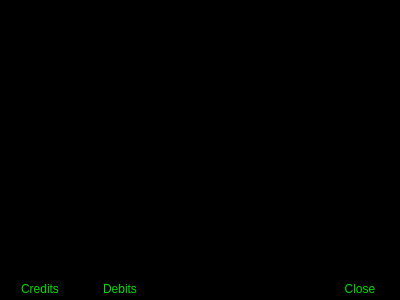
<?xml version="1.0" encoding="UTF-8"?>
<ui version="4.0">
 <class>AboutDialogUi</class>
 <widget class="QDialog" name="AboutDialogUi">
  <property name="geometry">
   <rect>
    <x>0</x>
    <y>0</y>
    <width>400</width>
    <height>300</height>
   </rect>
  </property>
  <property name="palette">
   <palette>
    <active>
     <colorrole role="WindowText">
      <brush brushstyle="SolidPattern">
       <color alpha="255">
        <red>0</red>
        <green>0</green>
        <blue>0</blue>
       </color>
      </brush>
     </colorrole>
     <colorrole role="Button">
      <brush brushstyle="SolidPattern">
       <color alpha="255">
        <red>0</red>
        <green>0</green>
        <blue>0</blue>
       </color>
      </brush>
     </colorrole>
     <colorrole role="Light">
      <brush brushstyle="SolidPattern">
       <color alpha="255">
        <red>0</red>
        <green>0</green>
        <blue>0</blue>
       </color>
      </brush>
     </colorrole>
     <colorrole role="Midlight">
      <brush brushstyle="SolidPattern">
       <color alpha="255">
        <red>0</red>
        <green>0</green>
        <blue>0</blue>
       </color>
      </brush>
     </colorrole>
     <colorrole role="Dark">
      <brush brushstyle="SolidPattern">
       <color alpha="255">
        <red>0</red>
        <green>0</green>
        <blue>0</blue>
       </color>
      </brush>
     </colorrole>
     <colorrole role="Mid">
      <brush brushstyle="SolidPattern">
       <color alpha="255">
        <red>0</red>
        <green>0</green>
        <blue>0</blue>
       </color>
      </brush>
     </colorrole>
     <colorrole role="Text">
      <brush brushstyle="SolidPattern">
       <color alpha="255">
        <red>0</red>
        <green>0</green>
        <blue>0</blue>
       </color>
      </brush>
     </colorrole>
     <colorrole role="BrightText">
      <brush brushstyle="SolidPattern">
       <color alpha="255">
        <red>0</red>
        <green>0</green>
        <blue>0</blue>
       </color>
      </brush>
     </colorrole>
     <colorrole role="ButtonText">
      <brush brushstyle="SolidPattern">
       <color alpha="255">
        <red>0</red>
        <green>0</green>
        <blue>0</blue>
       </color>
      </brush>
     </colorrole>
     <colorrole role="Base">
      <brush brushstyle="SolidPattern">
       <color alpha="255">
        <red>0</red>
        <green>0</green>
        <blue>0</blue>
       </color>
      </brush>
     </colorrole>
     <colorrole role="Window">
      <brush brushstyle="SolidPattern">
       <color alpha="255">
        <red>0</red>
        <green>0</green>
        <blue>0</blue>
       </color>
      </brush>
     </colorrole>
     <colorrole role="Shadow">
      <brush brushstyle="SolidPattern">
       <color alpha="255">
        <red>0</red>
        <green>0</green>
        <blue>0</blue>
       </color>
      </brush>
     </colorrole>
     <colorrole role="Highlight">
      <brush brushstyle="SolidPattern">
       <color alpha="255">
        <red>0</red>
        <green>0</green>
        <blue>0</blue>
       </color>
      </brush>
     </colorrole>
     <colorrole role="AlternateBase">
      <brush brushstyle="SolidPattern">
       <color alpha="255">
        <red>0</red>
        <green>0</green>
        <blue>0</blue>
       </color>
      </brush>
     </colorrole>
    </active>
    <inactive>
     <colorrole role="WindowText">
      <brush brushstyle="SolidPattern">
       <color alpha="255">
        <red>0</red>
        <green>0</green>
        <blue>0</blue>
       </color>
      </brush>
     </colorrole>
     <colorrole role="Button">
      <brush brushstyle="SolidPattern">
       <color alpha="255">
        <red>0</red>
        <green>0</green>
        <blue>0</blue>
       </color>
      </brush>
     </colorrole>
     <colorrole role="Light">
      <brush brushstyle="SolidPattern">
       <color alpha="255">
        <red>0</red>
        <green>0</green>
        <blue>0</blue>
       </color>
      </brush>
     </colorrole>
     <colorrole role="Midlight">
      <brush brushstyle="SolidPattern">
       <color alpha="255">
        <red>0</red>
        <green>0</green>
        <blue>0</blue>
       </color>
      </brush>
     </colorrole>
     <colorrole role="Dark">
      <brush brushstyle="SolidPattern">
       <color alpha="255">
        <red>0</red>
        <green>0</green>
        <blue>0</blue>
       </color>
      </brush>
     </colorrole>
     <colorrole role="Mid">
      <brush brushstyle="SolidPattern">
       <color alpha="255">
        <red>0</red>
        <green>0</green>
        <blue>0</blue>
       </color>
      </brush>
     </colorrole>
     <colorrole role="Text">
      <brush brushstyle="SolidPattern">
       <color alpha="255">
        <red>0</red>
        <green>0</green>
        <blue>0</blue>
       </color>
      </brush>
     </colorrole>
     <colorrole role="BrightText">
      <brush brushstyle="SolidPattern">
       <color alpha="255">
        <red>0</red>
        <green>0</green>
        <blue>0</blue>
       </color>
      </brush>
     </colorrole>
     <colorrole role="ButtonText">
      <brush brushstyle="SolidPattern">
       <color alpha="255">
        <red>0</red>
        <green>0</green>
        <blue>0</blue>
       </color>
      </brush>
     </colorrole>
     <colorrole role="Base">
      <brush brushstyle="SolidPattern">
       <color alpha="255">
        <red>0</red>
        <green>0</green>
        <blue>0</blue>
       </color>
      </brush>
     </colorrole>
     <colorrole role="Window">
      <brush brushstyle="SolidPattern">
       <color alpha="255">
        <red>0</red>
        <green>0</green>
        <blue>0</blue>
       </color>
      </brush>
     </colorrole>
     <colorrole role="Shadow">
      <brush brushstyle="SolidPattern">
       <color alpha="255">
        <red>0</red>
        <green>0</green>
        <blue>0</blue>
       </color>
      </brush>
     </colorrole>
     <colorrole role="Highlight">
      <brush brushstyle="SolidPattern">
       <color alpha="255">
        <red>0</red>
        <green>0</green>
        <blue>0</blue>
       </color>
      </brush>
     </colorrole>
     <colorrole role="AlternateBase">
      <brush brushstyle="SolidPattern">
       <color alpha="255">
        <red>0</red>
        <green>0</green>
        <blue>0</blue>
       </color>
      </brush>
     </colorrole>
    </inactive>
    <disabled>
     <colorrole role="WindowText">
      <brush brushstyle="SolidPattern">
       <color alpha="255">
        <red>0</red>
        <green>0</green>
        <blue>0</blue>
       </color>
      </brush>
     </colorrole>
     <colorrole role="Button">
      <brush brushstyle="SolidPattern">
       <color alpha="255">
        <red>0</red>
        <green>0</green>
        <blue>0</blue>
       </color>
      </brush>
     </colorrole>
     <colorrole role="Light">
      <brush brushstyle="SolidPattern">
       <color alpha="255">
        <red>0</red>
        <green>0</green>
        <blue>0</blue>
       </color>
      </brush>
     </colorrole>
     <colorrole role="Midlight">
      <brush brushstyle="SolidPattern">
       <color alpha="255">
        <red>0</red>
        <green>0</green>
        <blue>0</blue>
       </color>
      </brush>
     </colorrole>
     <colorrole role="Dark">
      <brush brushstyle="SolidPattern">
       <color alpha="255">
        <red>0</red>
        <green>0</green>
        <blue>0</blue>
       </color>
      </brush>
     </colorrole>
     <colorrole role="Mid">
      <brush brushstyle="SolidPattern">
       <color alpha="255">
        <red>0</red>
        <green>0</green>
        <blue>0</blue>
       </color>
      </brush>
     </colorrole>
     <colorrole role="Text">
      <brush brushstyle="SolidPattern">
       <color alpha="255">
        <red>0</red>
        <green>0</green>
        <blue>0</blue>
       </color>
      </brush>
     </colorrole>
     <colorrole role="BrightText">
      <brush brushstyle="SolidPattern">
       <color alpha="255">
        <red>0</red>
        <green>0</green>
        <blue>0</blue>
       </color>
      </brush>
     </colorrole>
     <colorrole role="ButtonText">
      <brush brushstyle="SolidPattern">
       <color alpha="255">
        <red>0</red>
        <green>0</green>
        <blue>0</blue>
       </color>
      </brush>
     </colorrole>
     <colorrole role="Base">
      <brush brushstyle="SolidPattern">
       <color alpha="255">
        <red>0</red>
        <green>0</green>
        <blue>0</blue>
       </color>
      </brush>
     </colorrole>
     <colorrole role="Window">
      <brush brushstyle="SolidPattern">
       <color alpha="255">
        <red>0</red>
        <green>0</green>
        <blue>0</blue>
       </color>
      </brush>
     </colorrole>
     <colorrole role="Shadow">
      <brush brushstyle="SolidPattern">
       <color alpha="255">
        <red>0</red>
        <green>0</green>
        <blue>0</blue>
       </color>
      </brush>
     </colorrole>
     <colorrole role="Highlight">
      <brush brushstyle="SolidPattern">
       <color alpha="255">
        <red>0</red>
        <green>0</green>
        <blue>0</blue>
       </color>
      </brush>
     </colorrole>
     <colorrole role="AlternateBase">
      <brush brushstyle="SolidPattern">
       <color alpha="255">
        <red>0</red>
        <green>0</green>
        <blue>0</blue>
       </color>
      </brush>
     </colorrole>
    </disabled>
   </palette>
  </property>
  <property name="windowTitle">
   <string/>
  </property>
  <property name="autoFillBackground">
   <bool>true</bool>
  </property>
  <property name="styleSheet">
   <string notr="true">QPushButton
{
	background-color: black;
	color:  rgb(0,220,0);
}
QPushButton:hover
{
	color: rgb(170, 255, 0); 
}
QPushButton:checked
{
	background-color: white;
	alternate-background-color: white;
	color: black;	
}
QPushButton:hover:checked
{
	background-color: white;
	alternate-background-color: white;
	color: black;	
}

</string>
  </property>
  <layout class="QGridLayout">
   <property name="leftMargin">
    <number>0</number>
   </property>
   <property name="topMargin">
    <number>0</number>
   </property>
   <property name="rightMargin">
    <number>0</number>
   </property>
   <property name="bottomMargin">
    <number>0</number>
   </property>
   <property name="spacing">
    <number>0</number>
   </property>
   <item row="0" column="0">
    <widget class="EWATerminal" name="textEdit">
     <property name="palette">
      <palette>
       <active>
        <colorrole role="Button">
         <brush brushstyle="SolidPattern">
          <color alpha="255">
           <red>0</red>
           <green>0</green>
           <blue>0</blue>
          </color>
         </brush>
        </colorrole>
        <colorrole role="Text">
         <brush brushstyle="SolidPattern">
          <color alpha="255">
           <red>0</red>
           <green>255</green>
           <blue>0</blue>
          </color>
         </brush>
        </colorrole>
        <colorrole role="Base">
         <brush brushstyle="SolidPattern">
          <color alpha="255">
           <red>0</red>
           <green>0</green>
           <blue>0</blue>
          </color>
         </brush>
        </colorrole>
        <colorrole role="Window">
         <brush brushstyle="SolidPattern">
          <color alpha="255">
           <red>0</red>
           <green>0</green>
           <blue>0</blue>
          </color>
         </brush>
        </colorrole>
       </active>
       <inactive>
        <colorrole role="Button">
         <brush brushstyle="SolidPattern">
          <color alpha="255">
           <red>0</red>
           <green>0</green>
           <blue>0</blue>
          </color>
         </brush>
        </colorrole>
        <colorrole role="Text">
         <brush brushstyle="SolidPattern">
          <color alpha="255">
           <red>0</red>
           <green>255</green>
           <blue>0</blue>
          </color>
         </brush>
        </colorrole>
        <colorrole role="Base">
         <brush brushstyle="SolidPattern">
          <color alpha="255">
           <red>0</red>
           <green>0</green>
           <blue>0</blue>
          </color>
         </brush>
        </colorrole>
        <colorrole role="Window">
         <brush brushstyle="SolidPattern">
          <color alpha="255">
           <red>0</red>
           <green>0</green>
           <blue>0</blue>
          </color>
         </brush>
        </colorrole>
       </inactive>
       <disabled>
        <colorrole role="Button">
         <brush brushstyle="SolidPattern">
          <color alpha="255">
           <red>0</red>
           <green>0</green>
           <blue>0</blue>
          </color>
         </brush>
        </colorrole>
        <colorrole role="Text">
         <brush brushstyle="SolidPattern">
          <color alpha="255">
           <red>112</red>
           <green>111</green>
           <blue>113</blue>
          </color>
         </brush>
        </colorrole>
        <colorrole role="Base">
         <brush brushstyle="SolidPattern">
          <color alpha="255">
           <red>0</red>
           <green>0</green>
           <blue>0</blue>
          </color>
         </brush>
        </colorrole>
        <colorrole role="Window">
         <brush brushstyle="SolidPattern">
          <color alpha="255">
           <red>0</red>
           <green>0</green>
           <blue>0</blue>
          </color>
         </brush>
        </colorrole>
       </disabled>
      </palette>
     </property>
     <property name="cursor" stdset="0">
      <cursorShape>ArrowCursor</cursorShape>
     </property>
     <property name="focusPolicy">
      <enum>Qt::StrongFocus</enum>
     </property>
     <property name="contextMenuPolicy">
      <enum>Qt::CustomContextMenu</enum>
     </property>
     <property name="autoFillBackground">
      <bool>true</bool>
     </property>
     <property name="styleSheet">
      <string>background-color: rgb(0, 0, 0);</string>
     </property>
     <property name="undoRedoEnabled">
      <bool>false</bool>
     </property>
     <property name="readOnly">
      <bool>false</bool>
     </property>
     <property name="acceptRichText">
      <bool>false</bool>
     </property>
     <property name="cursorWidth">
      <number>6</number>
     </property>
     <property name="textInteractionFlags">
      <set>Qt::TextEditorInteraction</set>
     </property>
    </widget>
   </item>
   <item row="1" column="0">
    <layout class="QHBoxLayout">
     <property name="spacing">
      <number>0</number>
     </property>
     <item>
      <widget class="QPushButton" name="creditsButton">
       <property name="palette">
        <palette>
         <active>
          <colorrole role="WindowText">
           <brush brushstyle="SolidPattern">
            <color alpha="255">
             <red>0</red>
             <green>220</green>
             <blue>0</blue>
            </color>
           </brush>
          </colorrole>
          <colorrole role="Button">
           <brush brushstyle="SolidPattern">
            <color alpha="255">
             <red>0</red>
             <green>0</green>
             <blue>0</blue>
            </color>
           </brush>
          </colorrole>
          <colorrole role="Text">
           <brush brushstyle="SolidPattern">
            <color alpha="255">
             <red>0</red>
             <green>220</green>
             <blue>0</blue>
            </color>
           </brush>
          </colorrole>
          <colorrole role="ButtonText">
           <brush brushstyle="SolidPattern">
            <color alpha="255">
             <red>0</red>
             <green>220</green>
             <blue>0</blue>
            </color>
           </brush>
          </colorrole>
          <colorrole role="Base">
           <brush brushstyle="SolidPattern">
            <color alpha="255">
             <red>0</red>
             <green>0</green>
             <blue>0</blue>
            </color>
           </brush>
          </colorrole>
          <colorrole role="Window">
           <brush brushstyle="SolidPattern">
            <color alpha="255">
             <red>0</red>
             <green>0</green>
             <blue>0</blue>
            </color>
           </brush>
          </colorrole>
         </active>
         <inactive>
          <colorrole role="WindowText">
           <brush brushstyle="SolidPattern">
            <color alpha="255">
             <red>0</red>
             <green>220</green>
             <blue>0</blue>
            </color>
           </brush>
          </colorrole>
          <colorrole role="Button">
           <brush brushstyle="SolidPattern">
            <color alpha="255">
             <red>0</red>
             <green>0</green>
             <blue>0</blue>
            </color>
           </brush>
          </colorrole>
          <colorrole role="Text">
           <brush brushstyle="SolidPattern">
            <color alpha="255">
             <red>0</red>
             <green>220</green>
             <blue>0</blue>
            </color>
           </brush>
          </colorrole>
          <colorrole role="ButtonText">
           <brush brushstyle="SolidPattern">
            <color alpha="255">
             <red>0</red>
             <green>220</green>
             <blue>0</blue>
            </color>
           </brush>
          </colorrole>
          <colorrole role="Base">
           <brush brushstyle="SolidPattern">
            <color alpha="255">
             <red>0</red>
             <green>0</green>
             <blue>0</blue>
            </color>
           </brush>
          </colorrole>
          <colorrole role="Window">
           <brush brushstyle="SolidPattern">
            <color alpha="255">
             <red>0</red>
             <green>0</green>
             <blue>0</blue>
            </color>
           </brush>
          </colorrole>
         </inactive>
         <disabled>
          <colorrole role="WindowText">
           <brush brushstyle="SolidPattern">
            <color alpha="255">
             <red>0</red>
             <green>220</green>
             <blue>0</blue>
            </color>
           </brush>
          </colorrole>
          <colorrole role="Button">
           <brush brushstyle="SolidPattern">
            <color alpha="255">
             <red>0</red>
             <green>0</green>
             <blue>0</blue>
            </color>
           </brush>
          </colorrole>
          <colorrole role="Text">
           <brush brushstyle="SolidPattern">
            <color alpha="255">
             <red>0</red>
             <green>220</green>
             <blue>0</blue>
            </color>
           </brush>
          </colorrole>
          <colorrole role="ButtonText">
           <brush brushstyle="SolidPattern">
            <color alpha="255">
             <red>0</red>
             <green>220</green>
             <blue>0</blue>
            </color>
           </brush>
          </colorrole>
          <colorrole role="Base">
           <brush brushstyle="SolidPattern">
            <color alpha="255">
             <red>0</red>
             <green>0</green>
             <blue>0</blue>
            </color>
           </brush>
          </colorrole>
          <colorrole role="Window">
           <brush brushstyle="SolidPattern">
            <color alpha="255">
             <red>0</red>
             <green>0</green>
             <blue>0</blue>
            </color>
           </brush>
          </colorrole>
         </disabled>
        </palette>
       </property>
       <property name="toolTip">
        <string>Gratuitys from me</string>
       </property>
       <property name="autoFillBackground">
        <bool>false</bool>
       </property>
       <property name="styleSheet">
        <string notr="true"/>
       </property>
       <property name="text">
        <string>Credits</string>
       </property>
       <property name="checkable">
        <bool>true</bool>
       </property>
       <property name="autoExclusive">
        <bool>false</bool>
       </property>
       <property name="autoDefault">
        <bool>false</bool>
       </property>
       <property name="flat">
        <bool>true</bool>
       </property>
      </widget>
     </item>
     <item>
      <widget class="QPushButton" name="debitsButton">
       <property name="palette">
        <palette>
         <active>
          <colorrole role="WindowText">
           <brush brushstyle="SolidPattern">
            <color alpha="255">
             <red>0</red>
             <green>220</green>
             <blue>0</blue>
            </color>
           </brush>
          </colorrole>
          <colorrole role="Button">
           <brush brushstyle="SolidPattern">
            <color alpha="255">
             <red>0</red>
             <green>0</green>
             <blue>0</blue>
            </color>
           </brush>
          </colorrole>
          <colorrole role="Text">
           <brush brushstyle="SolidPattern">
            <color alpha="255">
             <red>0</red>
             <green>220</green>
             <blue>0</blue>
            </color>
           </brush>
          </colorrole>
          <colorrole role="ButtonText">
           <brush brushstyle="SolidPattern">
            <color alpha="255">
             <red>0</red>
             <green>220</green>
             <blue>0</blue>
            </color>
           </brush>
          </colorrole>
          <colorrole role="Base">
           <brush brushstyle="SolidPattern">
            <color alpha="255">
             <red>0</red>
             <green>0</green>
             <blue>0</blue>
            </color>
           </brush>
          </colorrole>
          <colorrole role="Window">
           <brush brushstyle="SolidPattern">
            <color alpha="255">
             <red>0</red>
             <green>0</green>
             <blue>0</blue>
            </color>
           </brush>
          </colorrole>
         </active>
         <inactive>
          <colorrole role="WindowText">
           <brush brushstyle="SolidPattern">
            <color alpha="255">
             <red>0</red>
             <green>220</green>
             <blue>0</blue>
            </color>
           </brush>
          </colorrole>
          <colorrole role="Button">
           <brush brushstyle="SolidPattern">
            <color alpha="255">
             <red>0</red>
             <green>0</green>
             <blue>0</blue>
            </color>
           </brush>
          </colorrole>
          <colorrole role="Text">
           <brush brushstyle="SolidPattern">
            <color alpha="255">
             <red>0</red>
             <green>220</green>
             <blue>0</blue>
            </color>
           </brush>
          </colorrole>
          <colorrole role="ButtonText">
           <brush brushstyle="SolidPattern">
            <color alpha="255">
             <red>0</red>
             <green>220</green>
             <blue>0</blue>
            </color>
           </brush>
          </colorrole>
          <colorrole role="Base">
           <brush brushstyle="SolidPattern">
            <color alpha="255">
             <red>0</red>
             <green>0</green>
             <blue>0</blue>
            </color>
           </brush>
          </colorrole>
          <colorrole role="Window">
           <brush brushstyle="SolidPattern">
            <color alpha="255">
             <red>0</red>
             <green>0</green>
             <blue>0</blue>
            </color>
           </brush>
          </colorrole>
         </inactive>
         <disabled>
          <colorrole role="WindowText">
           <brush brushstyle="SolidPattern">
            <color alpha="255">
             <red>0</red>
             <green>220</green>
             <blue>0</blue>
            </color>
           </brush>
          </colorrole>
          <colorrole role="Button">
           <brush brushstyle="SolidPattern">
            <color alpha="255">
             <red>0</red>
             <green>0</green>
             <blue>0</blue>
            </color>
           </brush>
          </colorrole>
          <colorrole role="Text">
           <brush brushstyle="SolidPattern">
            <color alpha="255">
             <red>0</red>
             <green>220</green>
             <blue>0</blue>
            </color>
           </brush>
          </colorrole>
          <colorrole role="ButtonText">
           <brush brushstyle="SolidPattern">
            <color alpha="255">
             <red>0</red>
             <green>220</green>
             <blue>0</blue>
            </color>
           </brush>
          </colorrole>
          <colorrole role="Base">
           <brush brushstyle="SolidPattern">
            <color alpha="255">
             <red>0</red>
             <green>0</green>
             <blue>0</blue>
            </color>
           </brush>
          </colorrole>
          <colorrole role="Window">
           <brush brushstyle="SolidPattern">
            <color alpha="255">
             <red>0</red>
             <green>0</green>
             <blue>0</blue>
            </color>
           </brush>
          </colorrole>
         </disabled>
        </palette>
       </property>
       <property name="toolTip">
        <string>Gratuity for me</string>
       </property>
       <property name="autoFillBackground">
        <bool>false</bool>
       </property>
       <property name="styleSheet">
        <string notr="true"/>
       </property>
       <property name="text">
        <string>Debits</string>
       </property>
       <property name="checkable">
        <bool>true</bool>
       </property>
       <property name="autoExclusive">
        <bool>false</bool>
       </property>
       <property name="autoDefault">
        <bool>false</bool>
       </property>
       <property name="default">
        <bool>false</bool>
       </property>
       <property name="flat">
        <bool>true</bool>
       </property>
      </widget>
     </item>
     <item>
      <spacer>
       <property name="orientation">
        <enum>Qt::Horizontal</enum>
       </property>
       <property name="sizeHint" stdset="0">
        <size>
         <width>144</width>
         <height>20</height>
        </size>
       </property>
      </spacer>
     </item>
     <item>
      <widget class="QPushButton" name="pushButton">
       <property name="palette">
        <palette>
         <active>
          <colorrole role="WindowText">
           <brush brushstyle="SolidPattern">
            <color alpha="255">
             <red>0</red>
             <green>220</green>
             <blue>0</blue>
            </color>
           </brush>
          </colorrole>
          <colorrole role="Button">
           <brush brushstyle="SolidPattern">
            <color alpha="255">
             <red>0</red>
             <green>0</green>
             <blue>0</blue>
            </color>
           </brush>
          </colorrole>
          <colorrole role="Text">
           <brush brushstyle="SolidPattern">
            <color alpha="255">
             <red>0</red>
             <green>220</green>
             <blue>0</blue>
            </color>
           </brush>
          </colorrole>
          <colorrole role="ButtonText">
           <brush brushstyle="SolidPattern">
            <color alpha="255">
             <red>0</red>
             <green>220</green>
             <blue>0</blue>
            </color>
           </brush>
          </colorrole>
          <colorrole role="Base">
           <brush brushstyle="SolidPattern">
            <color alpha="255">
             <red>0</red>
             <green>0</green>
             <blue>0</blue>
            </color>
           </brush>
          </colorrole>
          <colorrole role="Window">
           <brush brushstyle="SolidPattern">
            <color alpha="255">
             <red>0</red>
             <green>0</green>
             <blue>0</blue>
            </color>
           </brush>
          </colorrole>
         </active>
         <inactive>
          <colorrole role="WindowText">
           <brush brushstyle="SolidPattern">
            <color alpha="255">
             <red>0</red>
             <green>220</green>
             <blue>0</blue>
            </color>
           </brush>
          </colorrole>
          <colorrole role="Button">
           <brush brushstyle="SolidPattern">
            <color alpha="255">
             <red>0</red>
             <green>0</green>
             <blue>0</blue>
            </color>
           </brush>
          </colorrole>
          <colorrole role="Text">
           <brush brushstyle="SolidPattern">
            <color alpha="255">
             <red>0</red>
             <green>220</green>
             <blue>0</blue>
            </color>
           </brush>
          </colorrole>
          <colorrole role="ButtonText">
           <brush brushstyle="SolidPattern">
            <color alpha="255">
             <red>0</red>
             <green>220</green>
             <blue>0</blue>
            </color>
           </brush>
          </colorrole>
          <colorrole role="Base">
           <brush brushstyle="SolidPattern">
            <color alpha="255">
             <red>0</red>
             <green>0</green>
             <blue>0</blue>
            </color>
           </brush>
          </colorrole>
          <colorrole role="Window">
           <brush brushstyle="SolidPattern">
            <color alpha="255">
             <red>0</red>
             <green>0</green>
             <blue>0</blue>
            </color>
           </brush>
          </colorrole>
         </inactive>
         <disabled>
          <colorrole role="WindowText">
           <brush brushstyle="SolidPattern">
            <color alpha="255">
             <red>0</red>
             <green>220</green>
             <blue>0</blue>
            </color>
           </brush>
          </colorrole>
          <colorrole role="Button">
           <brush brushstyle="SolidPattern">
            <color alpha="255">
             <red>0</red>
             <green>0</green>
             <blue>0</blue>
            </color>
           </brush>
          </colorrole>
          <colorrole role="Text">
           <brush brushstyle="SolidPattern">
            <color alpha="255">
             <red>0</red>
             <green>220</green>
             <blue>0</blue>
            </color>
           </brush>
          </colorrole>
          <colorrole role="ButtonText">
           <brush brushstyle="SolidPattern">
            <color alpha="255">
             <red>0</red>
             <green>220</green>
             <blue>0</blue>
            </color>
           </brush>
          </colorrole>
          <colorrole role="Base">
           <brush brushstyle="SolidPattern">
            <color alpha="255">
             <red>0</red>
             <green>0</green>
             <blue>0</blue>
            </color>
           </brush>
          </colorrole>
          <colorrole role="Window">
           <brush brushstyle="SolidPattern">
            <color alpha="255">
             <red>0</red>
             <green>0</green>
             <blue>0</blue>
            </color>
           </brush>
          </colorrole>
         </disabled>
        </palette>
       </property>
       <property name="toolTip">
        <string>Close</string>
       </property>
       <property name="autoFillBackground">
        <bool>false</bool>
       </property>
       <property name="styleSheet">
        <string notr="true"/>
       </property>
       <property name="text">
        <string>Close</string>
       </property>
       <property name="autoDefault">
        <bool>true</bool>
       </property>
       <property name="default">
        <bool>true</bool>
       </property>
       <property name="flat">
        <bool>true</bool>
       </property>
      </widget>
     </item>
    </layout>
   </item>
  </layout>
 </widget>
 <customwidgets>
  <customwidget>
   <class>EWATerminal</class>
   <extends>QTextEdit</extends>
   <header>ewa_terminal.h</header>
  </customwidget>
 </customwidgets>
 <resources/>
 <connections>
  <connection>
   <sender>pushButton</sender>
   <signal>clicked()</signal>
   <receiver>AboutDialogUi</receiver>
   <slot>hide()</slot>
   <hints>
    <hint type="sourcelabel">
     <x>172</x>
     <y>277</y>
    </hint>
    <hint type="destinationlabel">
     <x>146</x>
     <y>277</y>
    </hint>
   </hints>
  </connection>
 </connections>
</ui>
